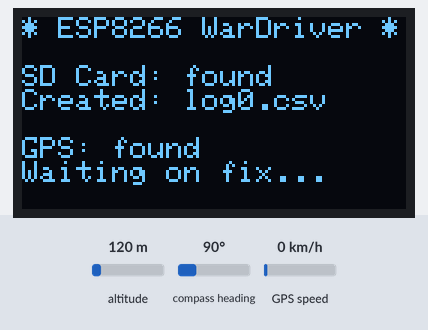
A sketch run on a simulated ESP8266 (Wemos D1 mini). On the bench: 128×64 one-colour display. The inputs (shaded band) are chosen by the test bench; at power-on: GPS speed 0 km/h, altitude 120 m, compass heading 90°. A WiFi scan finds three made-up networks; storage starts empty; the GPS gets a fix after 3 s at 37.7749, -122.4194 with 8 satellites; what the sketch prints to the serial monitor is not drawn.

Above: at 0.7 s.
At 5.3 s:
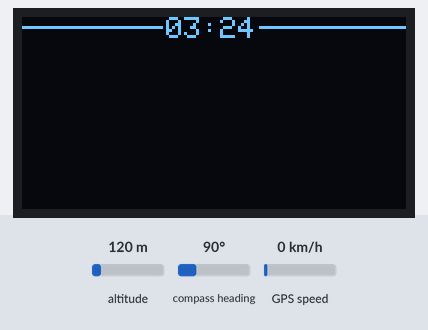
5.4 s: GPS speed set to 2 km/h
At 10.1 s:
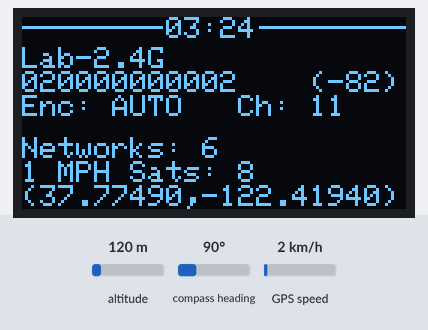
10.5 s: GPS speed set to 30 km/h
At 15.0 s:
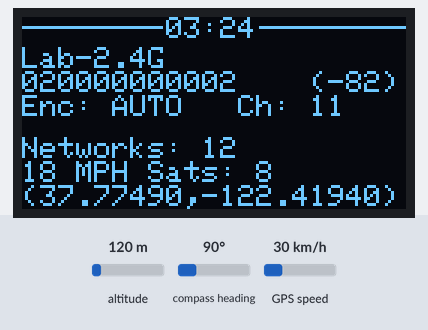
15.9 s: GPS speed set to 60 km/h
At 21.0 s:
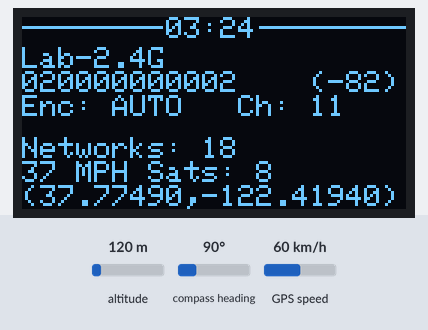
Timing chart, 0 to 22.5 s (numbered marks = the images above; inputs shaded):
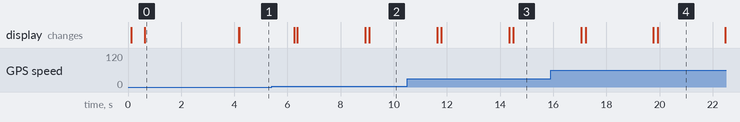

The sketch:

ESP8266-Wardriving.ino
```cpp
#include <Adafruit_SSD1306.h>
#include <Adafruit_GFX.h>
#include <ESP8266WiFi.h>
#include <SD.h>
#include <SoftwareSerial.h>
#include <TinyGPS++.h>
#include <TimeLib.h>

#define UTC_offset -7  // PDT
#define SD_CS      D8

Adafruit_SSD1306 display(128, 64, &Wire, -1);  // shared reset

#if (SSD1306_LCDHEIGHT != 64)
#error("Incorrect screen height, fix Adafruit_SSD1306.h");
#endif

String logFileName = "";
int networks = 0;

#define LOG_RATE 500
char currentTime[5];

SoftwareSerial ss(D4, D3); // RX, TX
TinyGPSPlus tinyGPS;

void setup() {
  Serial.begin(115200);
  ss.begin(9600);
  display.begin(SSD1306_SWITCHCAPVCC, 0x3C); // OLED address
  display.clearDisplay();
  display.setTextSize(1);
  display.setTextColor(WHITE);
  display.setCursor(0, 0);
  WiFi.mode(WIFI_STA); WiFi.disconnect();
  display.println("* ESP8266 WarDriver *\n");

  /* initialize SD card */
  display.print("SD Card: ");
  if (!SD.begin(SD_CS)) {
    display.println("not found"); display.display(); Serial.println("not found");
    while (!SD.begin(SD_CS));
  }
  display.setCursor(54, 16); display.setTextColor(BLACK);
  display.println("not found");
  display.setCursor(54, 16); display.setTextColor(WHITE);
  display.println("found"); display.display(); Serial.println("found");
  initializeSD();

  /* initialize GPS */
  delay(500);
  display.println();
  if (ss.available() > 0) {
    display.println("GPS: found");
    display.println("Waiting on fix...");
  }
  else {
    display.println("GPS: not found");
    display.println("Check wiring & reset.");
  }
  display.display();
  while (!tinyGPS.location.isValid()) {
    Serial.println(tinyGPS.location.isValid());
    delay(0);
    smartDelay(500);
  }
  display.println("(" + String(tinyGPS.location.lat(), 5) + "," + String(tinyGPS.location.lng(), 5) + ")");
  display.display();

  display.clearDisplay();
}
void lookForNetworks() {
  display.fillRect(48,0,30,7,BLACK);
  display.setCursor(48, 0);
  sprintf_P(currentTime, PSTR("%02d:%02d"),hour(),minute());
  display.println(currentTime);
  display.drawLine(0,3,46,3,WHITE);
  display.drawLine(79,3,128,3,WHITE);
  display.display();
  int n = WiFi.scanNetworks();
  if (n == 0) {
    Serial.println("no networks found");
  }
  else {
    for (int i = 0; i < n; ++i) {
      if ((WiFi.channel(i) > 0) && (WiFi.channel(i) < 15)) {
        display.clearDisplay();
        display.setCursor(48, 0);
        sprintf_P(currentTime, PSTR("%02d:%02d"),hour(),minute());
        display.println(currentTime);
        display.drawLine(0,3,46,3,WHITE);
        display.drawLine(79,3,128,3,WHITE);
        display.display();
        networks++;
        File logFile = SD.open(logFileName, FILE_WRITE);
        logFile.print(WiFi.BSSIDstr(i));  logFile.print(',');
        logFile.print(WiFi.SSID(i)); logFile.print(',');
        display.setCursor(0,10);
        if (WiFi.SSID(i).length() > 20) { display.println(WiFi.SSID(i).substring(0, 18 ) + "..."); }
        else { display.println(WiFi.SSID(i)); }
        String bssid = WiFi.BSSIDstr(i);
        bssid.replace(":", "");
        display.println(bssid + "    (" + WiFi.RSSI(i) + ")");
        logFile.print(getEncryption(i,"")); logFile.print(',');
        display.print("Enc: "+getEncryption(i,"screen"));
        display.println("   Ch: "+ String(WiFi.channel(i)));
        display.println();
        display.setCursor(0,40);
        logFile.print(year());   logFile.print('-');
        logFile.print(month());  logFile.print('-');
        logFile.print(day());    logFile.print(' ');
        logFile.print(hour());   logFile.print(':');
        logFile.print(minute()); logFile.print(':');
        logFile.print(second()); logFile.print(',');
        logFile.print(WiFi.channel(i)); logFile.print(',');
        logFile.print(WiFi.RSSI(i)); logFile.print(',');
        logFile.print(tinyGPS.location.lat(), 6); logFile.print(',');
        logFile.print(tinyGPS.location.lng(), 6); logFile.print(',');
        display.println("Networks: " + String(networks));
        display.print(String(int(tinyGPS.speed.mph())) + " MPH");
        display.println(" Sats: " + String(tinyGPS.satellites.value()));
        display.println("(" + String(tinyGPS.location.lat(), 5) + "," + String(tinyGPS.location.lng(), 5) + ")");
        logFile.print(tinyGPS.altitude.meters(), 1); logFile.print(',');
        logFile.print(tinyGPS.hdop.value(), 1); logFile.print(',');
        logFile.println("WIFI");
        logFile.close();
        display.display();
        if (getEncryption(i,"")=="[WEP][ESS]"){  // flash if WEP detected
          display.invertDisplay(true);  delay(200);
          display.invertDisplay(false); delay(200);
          display.invertDisplay(true);  delay(200);
          display.invertDisplay(false); delay(200);
        }
      }
    }
  }
}
void loop() {
  if (tinyGPS.location.isValid()) {
    setTime(tinyGPS.time.hour(), tinyGPS.time.minute(), tinyGPS.time.second(), tinyGPS.date.day(), tinyGPS.date.month(), tinyGPS.date.year());
    adjustTime(UTC_offset * SECS_PER_HOUR);
    lookForNetworks();
  }
  smartDelay(LOG_RATE);
  if (millis() > 5000 && tinyGPS.charsProcessed() < 10)
    Serial.println("No GPS data received: check wiring");
}

static void smartDelay(unsigned long ms) {
  unsigned long start = millis();
  do {
    while (ss.available())
      tinyGPS.encode(ss.read());
  } while (millis() - start < ms);
}

// int isOnFile(String mac) {
//   File netFile = SD.open(logFileName);
//   String currentNetwork;
//   if (netFile) {
//     while (netFile.available()) {
//       currentNetwork = netFile.readStringUntil('\n');
//       if (currentNetwork.indexOf(mac) != -1) {
//         netFile.close();
//         return currentNetwork.indexOf(mac);
//       }
//     }
//     netFile.close();
//     return currentNetwork.indexOf(mac);
//   }
// }

void initializeSD() { // create new CSV file and add WiGLE headers
  int i = 0; logFileName = "log0.csv";
  while (SD.exists(logFileName)) {
    i++; logFileName = "log" + String(i) + ".csv";
  }
  File logFile = SD.open(logFileName, FILE_WRITE);
  display.println("Created: " + logFileName); display.display();
  if (logFile) {
    logFile.println("WigleWifi-1.4,appRelease=2.53,model=D1-Mini-Pro,release=0.0.0,device=NetDash,display=SSD1306,board=ESP8266,brand=Wemos");
    logFile.println("MAC,SSID,AuthMode,FirstSeen,Channel,RSSI,CurrentLatitude,CurrentLongitude,AltitudeMeters,AccuracyMeters,Type");
  }
  logFile.close();
}

String getEncryption(uint8_t network, String src) { // return encryption for WiGLE or print
  byte encryption = WiFi.encryptionType(network);
  switch (encryption) {
    case 2:
      if (src=="screen") { return "WPA"; }
      return "[WPA-PSK-CCMP+TKIP][ESS]";
    case 5:
      if (src=="screen") { return "WEP"; }
      return "[WEP][ESS]";
    case 4:
      if (src=="screen") { return "WPA2"; }
      return "[WPA2-PSK-CCMP+TKIP][ESS]";
    case 7:
      if (src=="screen") { return "NONE" ; }
      return "[ESS]";
  }
  if (src=="screen") { return "AUTO"; }
  return "[WPA-PSK-CCMP+TKIP][WPA2-PSK-CCMP+TKIP][ESS]";
}
```

Measured:
- what the display in image 0 shows lasts 3.6 s, from 0.6 s to 4.2 s
